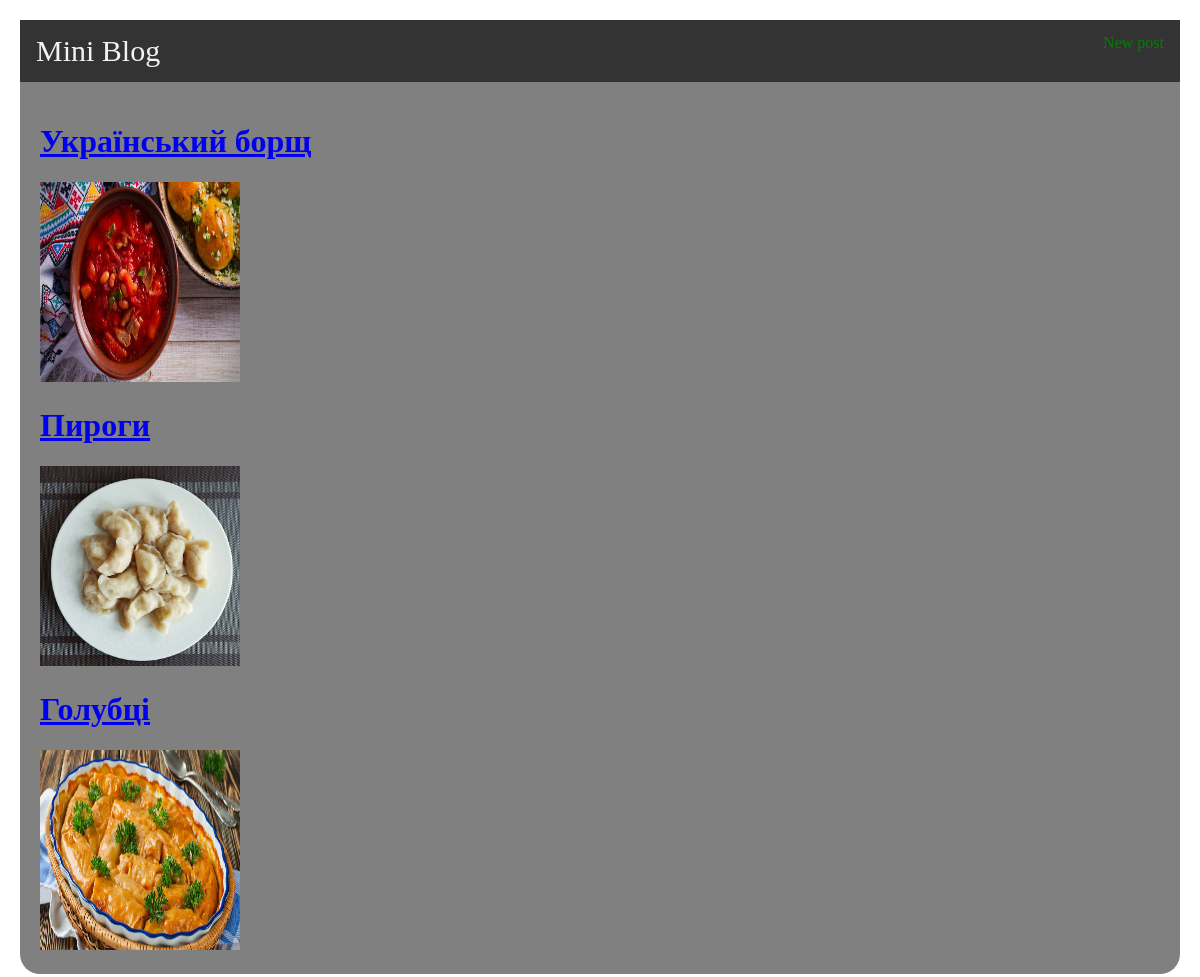
The page / on the database its author committed.
### blog/models.py (models this page shows, shortened)
class Post(models.Model):
    title = models.CharField(max_length=200)
    content = models.TextField()
    date_created = models.DateTimeField(auto_now_add=True)
    image = models.ImageField(upload_to='image/', blank=True, null=True)

### blog/views.py (the view)
# urls.py: path('', views.PostList.as_view(), name='home'),
class PostList(ListView):
    template_name = 'post_list.html'
    model = Post

### templates/post_list.html (shortened to what this page needs)
{% extends 'default.html' %}
{% block content %}
    {%for post in post_list %}
        <a href="{% url 'post' pk=post.pk%}">
            <h1>{{post.title}}</h1>
        </a>
        <img src="{{post.image.url}}" width="200" height="200">
    {% endfor %}
{% endblock %}

### templates/default.html (shortened to what this page needs)
<!DOCTYPE html>
<html lang="en">
<head>
</head>
<body>
<div id="content">
    <nav>
        <a id="home" href="{% url 'home' %}">Mini Blog</a>
        <a id="contact" href="{% url 'create' %}">New post</a>
    </nav>
    <div style="padding: 20px;">
        {% block content %}
        {% endblock %}
    </div>
</div>
</body>
</html>

### templates/default.html (style rules this page uses)
nav { background-color: #333; overflow: hidden; }
nav a { float: left; display: block; color: #f2f2f2; text-align: center; padding: 14px 16px; text-decoration: none; }
#contact { float: right; color: green; }
#home { font-size: 30px; text-align: center; }
body { margin: 20px; }
#content { background-color: gray; border-radius: 20px; }

### rows shown on the page
Post: title "Український борщ", image (picture)
Post: title "Пироги", image (picture)
Post: title "Голубці", image (picture)
